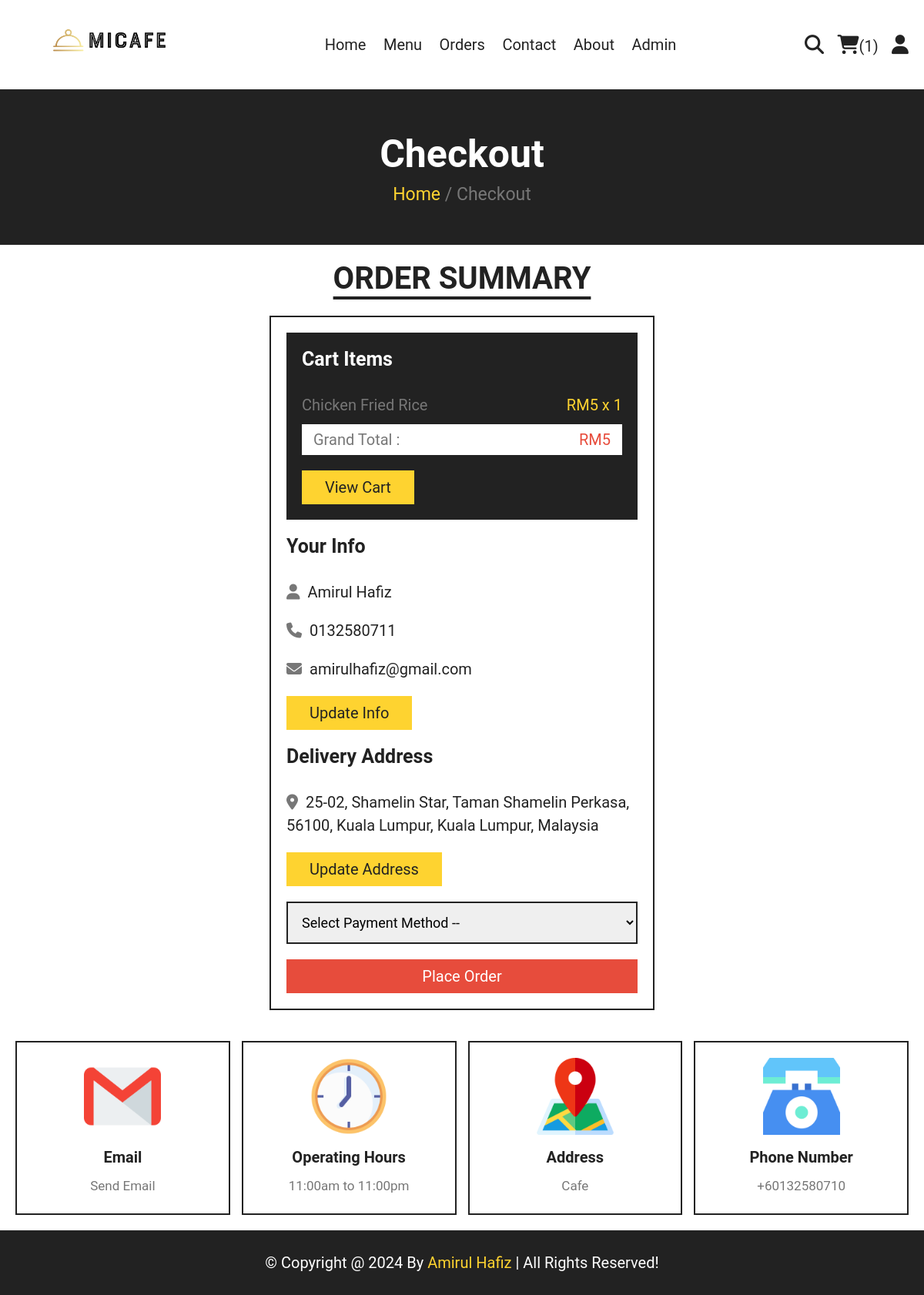
The page /checkout.php (signed in) on the database its author committed.
### tables this page shows
CREATE TABLE `cart` (
  `id` int(100) NOT NULL,
  `user_id` int(100) NOT NULL,
  `pid` int(100) NOT NULL,
  `name` varchar(100) NOT NULL,
  `price` int(10) NOT NULL,
  `quantity` int(10) NOT NULL,
  `image` varchar(100) NOT NULL
);

CREATE TABLE `users` (
  `id` int(100) NOT NULL,
  `name` varchar(20) NOT NULL,
  `email` varchar(50) NOT NULL,
  `number` varchar(10) NOT NULL,
  `password` varchar(50) NOT NULL,
  `address` varchar(500) NOT NULL
);

### checkout.php (the view, shortened to what this page needs)
<?php
include 'components/connect.php';
if(isset($_SESSION['user_id'])){
   $user_id = $_SESSION['user_id'];
}else{
   $user_id = '';
   header('location:home.php');
};
?>
<!DOCTYPE html>
<html lang="en">
<head>
   <link rel="stylesheet" href="https://cdnjs.cloudflare.com/ajax/libs/font-awesome/6.1.1/css/all.min.css">
   <link rel="stylesheet" href="css/style.css">
</head>
<body>
<?php include 'components/user_header.php'; ?>
<div class="heading">
   <h3>checkout</h3>
   <p><a href="home.php">Home</a> <span> / Checkout</span></p>
</div>
<section class="checkout">
   <h1 class="title">order summary</h1>
<form action="" method="post">
   <div class="cart-items">
      <h3>cart items</h3>
      <?php
         $grand_total = 0;
         $select_cart = $conn->prepare("SELECT * FROM `cart` WHERE user_id = ?");
         $select_cart->execute([$user_id]);
         if($select_cart->rowCount() > 0){
            while($fetch_cart = $select_cart->fetch(PDO::FETCH_ASSOC)){
               $grand_total += ($fetch_cart['price'] * $fetch_cart['quantity']);
      ?>
      <p><span class="name"><?= $fetch_cart['name']; ?></span><span class="price">RM<?= $fetch_cart['price']; ?> x <?= $fetch_cart['quantity']; ?></span></p>
      <?php
            }
         }else{
            echo '<p class="empty">your cart is empty!</p>';
         }
      ?>
      <p class="grand-total"><span class="name">Grand Total :</span><span class="price">RM<?= $grand_total; ?></span></p>
      <a href="cart.php" class="btn">view cart</a>
   </div>
   <div class="user-info">
      <h3>your info</h3>
      <p><i class="fas fa-user"></i><span><?= $fetch_profile['name'] ?></span></p>
      <p><i class="fas fa-phone"></i><span><?= $fetch_profile['number'] ?></span></p>
      <p><i class="fas fa-envelope"></i><span><?= $fetch_profile['email'] ?></span></p>
      <a href="update_profile.php" class="btn">update info</a>
      <h3>delivery address</h3>
      <p><i class="fas fa-map-marker-alt"></i><span><?php if($fetch_profile['address'] == ''){echo 'please enter your address';}else{echo $fetch_profile['address'];} ?></span></p>
      <a href="update_address.php" class="btn">update address</a>
      <select name="method" class="box" required>
         <option value="" disabled selected>Select Payment Method --</option>
      </select>
      <input type="submit" value="place order" class="btn <?php if($fetch_profile['address'] == ''){echo 'disabled';} ?>" style="width:100%; background:var(--red); color:var(--white);" name="submit">
   </div>
</form>
</section>
<?php include 'components/footer.php'; ?>
</body>
</html>

### css/style.css (style rules this page uses)
:root { --yellow:#fed330; --red:#e74c3c; --white:#fff; --black:#222; --light-color:#777; --border:.2rem solid var(--black); }
* { font-family: Roboto, sans-serif; margin:0; padding:0; box-sizing: border-box; outline: none; border: none; text-decoration: none; }
html { font-size: 62.5%; overflow-x: hidden; scroll-behavior: smooth; stop-opacity: 7rem; }
section { margin:0 auto; max-width: 1200px; padding:2rem; }
.title { text-align: center; margin-bottom: 2.5rem; font-size: 4rem; color:var(--black); text-transform: uppercase; text-decoration: underline; text-underline-offset: 1rem; }
.heading { display: flex; align-items: center; justify-content: center; gap:1rem; flex-flow: column; background-color: var(--black); min-height: 20rem; }
.heading h3 { font-size: 5rem; color:var(--white); text-transform: capitalize; }
.heading p { font-size: 2.3rem; color:var(--light-color); }
.heading p a { color:var(--yellow); }
.btn, .delete-btn { margin-top: 1rem; display: inline-block; font-size: 2rem; padding:1rem 3rem; cursor: pointer; text-transform: capitalize; transition: .2s linear; }
.btn { background-color: var(--yellow); color:var(--black); }
.checkout form { max-width: 50rem; margin:0 auto; border:var(--border); padding:2rem; }
.checkout form h3 { font-size: 2.5rem; text-transform: capitalize; padding: 2rem 0; color:var(--black); }
.checkout form .cart-items { background-color: var(--black); padding:2rem; padding-top: 0; }
.checkout form .cart-items h3 { color:var(--white); }
.checkout form .cart-items p { display: flex; align-items: center; gap:1.5rem; justify-content: space-between; margin:1rem 0; line-height: 1.5; font-size: 2rem; }
.checkout form .cart-items p .name { color:var(--light-color); }
.checkout form .cart-items p .price { color:var(--yellow); }
.checkout form .cart-items .grand-total { background-color: var(--white); padding:.5rem 1.5rem; }
.checkout form .cart-items .grand-total .price { color:var(--red); }
.checkout form .user-info p { font-size: 2rem; line-height: 1.5; padding:1rem 0; }
.checkout form .user-info p i { color:var(--light-color); margin-right: 1rem; }
.checkout form .user-info p span { color:var(--black); }
.checkout form .user-info .box { width: 100%; border:var(--border); padding:1.4rem; margin-top: 2rem; margin-bottom: 1rem; font-size: 1.8rem; }
html { font-size: 62.5%; overflow-x: hidden; }

### rows shown on the page
cart: name "Chicken Fried Rice", price "5", quantity "1"
users: name "Amirul Hafiz", number "0132580711", email "amirulhafiz@gmail.com", address "25-02, Shamelin Star, Taman Shamelin Perkasa, 56100, Kuala Lumpur, Kuala Lumpur, Malaysia", submit "place order"

### other values the page prints
$total_cart_items "1"
$grand_total "5"
